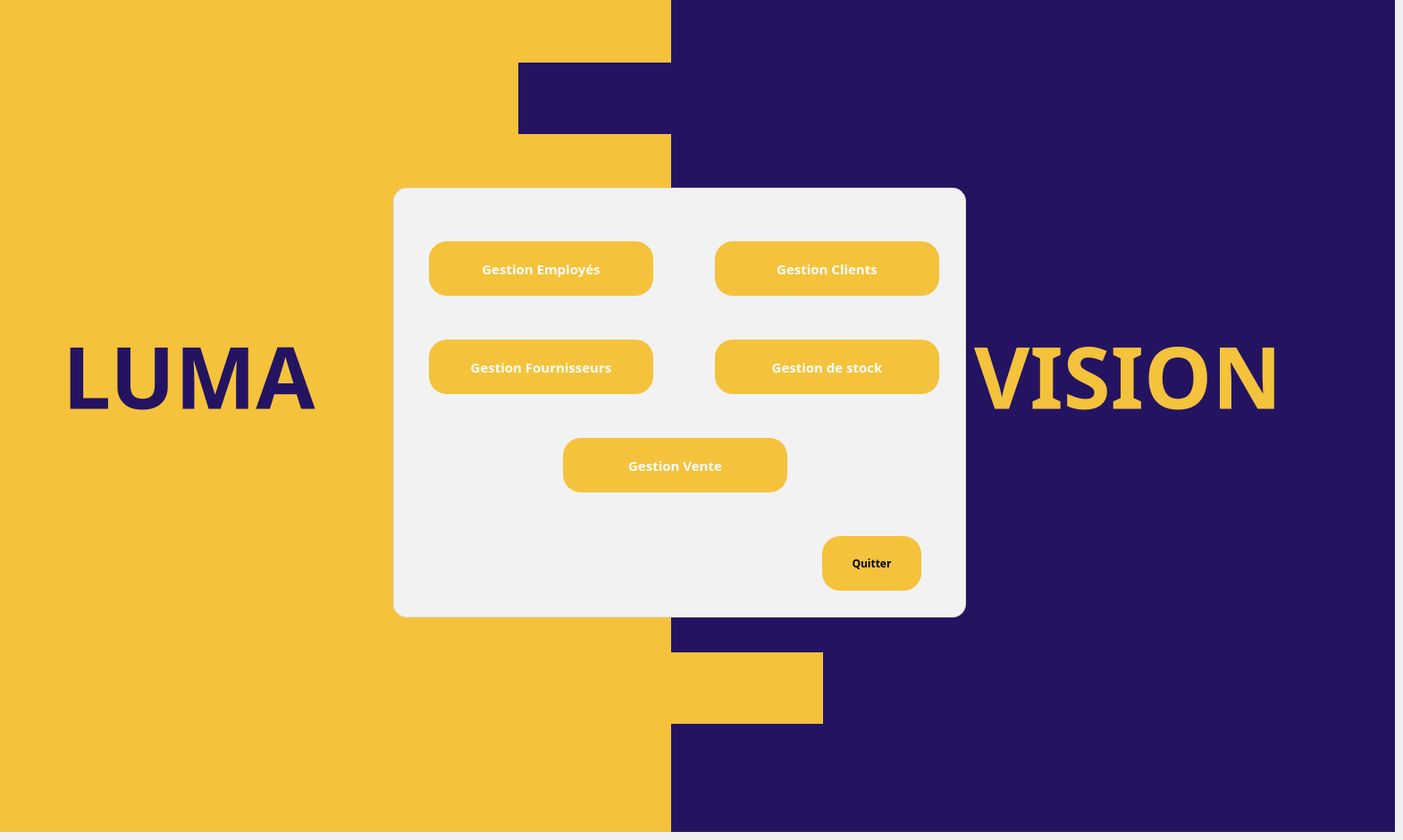
    <widget class="QWidget" name="page_2">
     <widget class="QFrame" name="frame_2">
      <property name="geometry">
       <rect>
        <x>440</x>
        <y>210</y>
        <width>641</width>
        <height>481</height>
       </rect>
      </property>
      <property name="styleSheet">
       <string notr="true">QFrame {
    background-color:#F2F2F2;
    border-radius: 15px;
    border: 1px solid #ddd;
    box-shadow: 0px 4px 12px rgba(0,0,0,0.2); /* only works in Qt6 with QSS extensions */
}
</string>
      </property>
      <property name="frameShape">
       <enum>QFrame::Shape::NoFrame</enum>
      </property>
      <property name="frameShadow">
       <enum>QFrame::Shadow::Raised</enum>
      </property>
      <widget class="QPushButton" name="gclient">
       <property name="geometry">
        <rect>
         <x>360</x>
         <y>60</y>
         <width>251</width>
         <height>61</height>
        </rect>
       </property>
       <property name="font">
        <font>
         <family>Poppins</family>
         <pointsize>11</pointsize>
         <bold>true</bold>
        </font>
       </property>
       <property name="styleSheet">
        <string notr="true">QPushButton {
    background-color: #F5C23C;
	color: rgb(255, 255, 255);
    border-radius: 20px;
    padding: 10px 20px;
    font-weight: bold;
}
QPushButton:hover {
background-color: rgb(46, 26, 98);
}
</string>
       </property>
       <property name="text">
        <string>Gestion Clients</string>
       </property>
      </widget>
      <widget class="QPushButton" name="gestionemp">
       <property name="geometry">
        <rect>
         <x>40</x>
         <y>60</y>
         <width>251</width>
         <height>61</height>
        </rect>
       </property>
       <property name="font">
        <font>
         <family>Poppins</family>
         <pointsize>11</pointsize>
         <bold>true</bold>
        </font>
       </property>
       <property name="styleSheet">
        <string notr="true">QPushButton {
    background-color: #F5C23C;
	color: rgb(255, 255, 255);
    border-radius: 20px;
    padding: 10px 20px;
    font-weight: bold;
}
QPushButton:hover {
background-color: rgb(46, 26, 98);
}
</string>
       </property>
       <property name="text">
        <string>Gestion Employés</string>
       </property>
      </widget>
      <widget class="QPushButton" name="accueilfourni">
       <property name="geometry">
        <rect>
         <x>40</x>
         <y>170</y>
         <width>251</width>
         <height>61</height>
        </rect>
       </property>
       <property name="font">
        <font>
         <family>Poppins</family>
         <pointsize>11</pointsize>
         <bold>true</bold>
        </font>
       </property>
       <property name="styleSheet">
        <string notr="true">QPushButton {
    background-color: #F5C23C;
	color: rgb(255, 255, 255);
    border-radius: 20px;
    padding: 10px 20px;
    font-weight: bold;
}
QPushButton:hover {
background-color: rgb(46, 26, 98);
}
</string>
       </property>
       <property name="text">
        <string>Gestion Fournisseurs</string>
       </property>
      </widget>
      <widget class="QPushButton" name="btnGestionStock">
       <property name="geometry">
        <rect>
         <x>360</x>
         <y>170</y>
         <width>251</width>
         <height>61</height>
        </rect>
       </property>
       <property name="font">
        <font>
         <family>Poppins</family>
         <pointsize>11</pointsize>
         <bold>true</bold>
        </font>
       </property>
       <property name="styleSheet">
        <string notr="true">QPushButton {
    background-color: #F5C23C;
	color: rgb(255, 255, 255);
    border-radius: 20px;
    padding: 10px 20px;
    font-weight: bold;
}
QPushButton:hover {
background-color: rgb(46, 26, 98);
}
</string>
       </property>
       <property name="text">
        <string>Gestion de stock</string>
       </property>
      </widget>
      <widget class="QPushButton" name="quitcon">
       <property name="geometry">
        <rect>
         <x>480</x>
         <y>390</y>
         <width>111</width>
         <height>61</height>
        </rect>
       </property>
       <property name="font">
        <font>
         <family>Poppins</family>
         <bold>true</bold>
        </font>
       </property>
       <property name="styleSheet">
        <string notr="true">QPushButton {
    background-color: #F5C23C;
    color: black;
    border-radius: 20px;
    padding: 10px 20px;
    font-weight: bold;
}
QPushButton:hover {
    background-color: #000080;
}</string>
       </property>
       <property name="text">
        <string>Quitter</string>
       </property>
      </widget>
      <widget class="QPushButton" name="GestionV_bt">
       <property name="geometry">
        <rect>
         <x>190</x>
         <y>280</y>
         <width>251</width>
         <height>61</height>
        </rect>
       </property>
       <property name="font">
        <font>
         <family>Poppins</family>
         <pointsize>11</pointsize>
         <bold>true</bold>
        </font>
       </property>
       <property name="styleSheet">
        <string notr="true">QPushButton {
    background-color: #F5C23C;
	color: rgb(255, 255, 255);
    border-radius: 20px;
    padding: 10px 20px;
    font-weight: bold;
}
QPushButton:hover {
background-color: rgb(46, 26, 98);
}
</string>
       </property>
       <property name="text">
        <string>Gestion Vente</string>
       </property>
      </widget>
     </widget>
     <widget class="QLabel" name="label_2">
      <property name="geometry">
       <rect>
        <x>70</x>
        <y>320</y>
        <width>361</width>
        <height>201</height>
       </rect>
      </property>
      <property name="font">
       <font>
        <family>Poppins</family>
        <pointsize>72</pointsize>
        <bold>true</bold>
       </font>
      </property>
      <property name="styleSheet">
       <string notr="true">background-color: transparent;
color:#241361</string>
      </property>
      <property name="text">
       <string>LUMA</string>
      </property>
     </widget>
     <widget class="QWidget" name="widget_2" native="true">
      <property name="geometry">
       <rect>
        <x>0</x>
        <y>0</y>
        <width>751</width>
        <height>931</height>
       </rect>
      </property>
      <property name="styleSheet">
       <string notr="true">background-color:#F5C23C</string>
      </property>
      <widget class="QWidget" name="widget_7" native="true">
       <property name="geometry">
        <rect>
         <x>580</x>
         <y>70</y>
         <width>171</width>
         <height>80</height>
        </rect>
       </property>
       <property name="styleSheet">
        <string notr="true">background-color:#241361</string>
       </property>
      </widget>
      <widget class="QLabel" name="user">
       <property name="geometry">
        <rect>
         <x>10</x>
         <y>40</y>
         <width>331</width>
         <height>41</height>
        </rect>
       </property>
       <property name="font">
        <font>
         <family>Poppins</family>
         <pointsize>11</pointsize>
         <bold>true</bold>
        </font>
       </property>
       <property name="styleSheet">
        <string notr="true">
color: rgb(68, 51, 114);</string>
       </property>
       <property name="text">
        <string/>
       </property>
      </widget>
     </widget>
     <widget class="QWidget" name="widget_3" native="true">
      <property name="geometry">
       <rect>
        <x>740</x>
        <y>0</y>
        <width>821</width>
        <height>931</height>
       </rect>
      </property>
      <property name="styleSheet">
       <string notr="true">background-color:#241361</string>
      </property>
      <widget class="QLabel" name="label_3">
       <property name="geometry">
        <rect>
         <x>350</x>
         <y>320</y>
         <width>441</width>
         <height>201</height>
        </rect>
       </property>
       <property name="font">
        <font>
         <family>Poppins</family>
         <pointsize>72</pointsize>
         <bold>true</bold>
        </font>
       </property>
       <property name="styleSheet">
        <string notr="true">background-color: transparent;
color:#F5C23C</string>
       </property>
       <property name="text">
        <string>VISION</string>
       </property>
      </widget>
      <widget class="QWidget" name="widget_5" native="true">
       <property name="geometry">
        <rect>
         <x>0</x>
         <y>760</y>
         <width>261</width>
         <height>80</height>
        </rect>
       </property>
      </widget>
      <widget class="QWidget" name="widget_6" native="true">
       <property name="geometry">
        <rect>
         <x>10</x>
         <y>730</y>
         <width>171</width>
         <height>80</height>
        </rect>
       </property>
       <property name="styleSheet">
        <string notr="true">background-color:#F5C23C</string>
       </property>
      </widget>
     </widget>
     <zorder>widget_3</zorder>
     <zorder>widget_2</zorder>
     <zorder>frame_2</zorder>
     <zorder>label_2</zorder>
    </widget>
